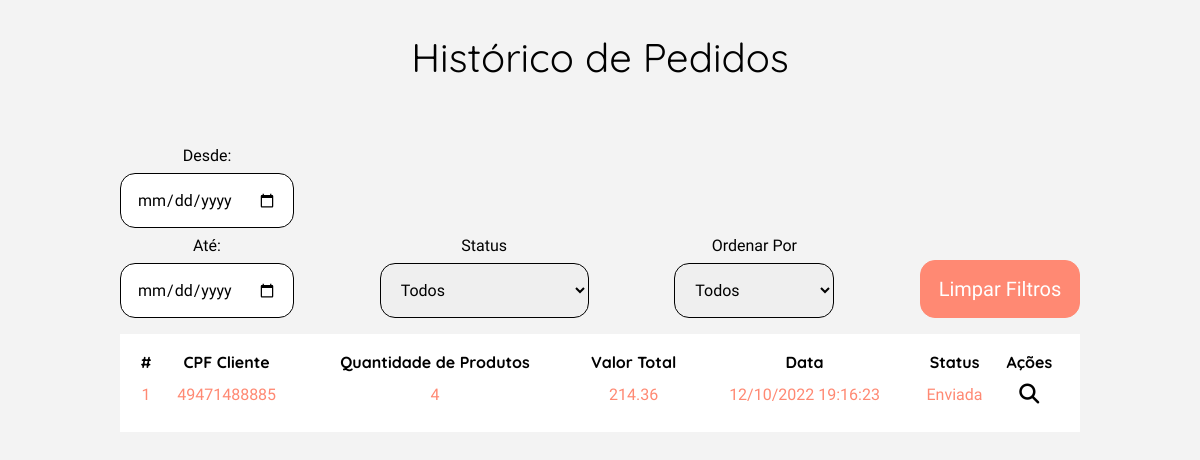
The app's page /view/listPedidos.php with its own data.
### tables this page shows
CREATE TABLE IF NOT EXISTS `adm_venda` (
  `id_venda` INT NOT NULL AUTO_INCREMENT,
  `id_cliente` INT NOT NULL,
  `id_pagamento` INT NOT NULL,
  `valor_desconto_total` DOUBLE NOT NULL,
  `data_venda` DATETIME NOT NULL DEFAULT CURRENT_TIMESTAMP COMMENT 'data e hora do registro',
  `valor_venda_total` DOUBLE NOT NULL,
  `quant_produto_total` INT NOT NULL,
  `id_status` INT NOT NULL,
  `id_carrinho` INT NOT NULL,
  PRIMARY KEY (`id_venda`),
  CONSTRAINT `fk_id_pagamento`
    FOREIGN KEY (`id_pagamento`)
    REFERENCES `user_forma_pagamento` (`id_pagamento`)
    ON UPDATE CASCADE,
  CONSTRAINT `fk1_id_cliente`
    FOREIGN KEY (`id_cliente`)
    REFERENCES `user_cliente` (`id_cliente`)
    ON UPDATE CASCADE,
  CONSTRAINT `fk_adm_venda_venda_status1`
    FOREIGN KEY (`id_status`)
    REFERENCES `venda_status` (`id_status`)
    ON DELETE NO ACTION
    ON UPDATE CASCADE,
  CONSTRAINT `fk_adm_venda_user_carrinho1`
    FOREIGN KEY (`id_carrinho`)
    REFERENCES `user_carrinho` (`id_carrinho`)
    ON DELETE NO ACTION
    ON UPDATE RESTRICT);

CREATE TABLE IF NOT EXISTS `user_cliente` (
  `id_cliente` INT NOT NULL AUTO_INCREMENT,
  `nome_cliente` VARCHAR(300) NOT NULL COMMENT 'nome do cliente',
  `email_cliente` VARCHAR(300) NOT NULL COMMENT 'email do cliente',
  `cpf_cliente` VARCHAR(18) NOT NULL COMMENT 'cpf do cliente',
  `telefone_cliente` VARCHAR(18) NOT NULL COMMENT 'telefone do cliente',
  `telefoneFixo_cliente` VARCHAR(14) NOT NULL COMMENT 'telefone fixo do cliente',
  `genero_cliente` INT(1) NOT NULL COMMENT '1 - feminino; 0 - masculino; 2 - não informar',
  `senha_cliente` VARCHAR(256) NOT NULL COMMENT 'senha em sha256',
  `data_nasc_cliente` DATE NOT NULL COMMENT 'data de nascimente',
  `data_reg_cliente` DATETIME NOT NULL DEFAULT CURRENT_TIMESTAMP COMMENT 'data e hora do registro',
  `status` INT(1) NOT NULL COMMENT '1 - ativo; 0 - inativo',
  PRIMARY KEY (`id_cliente`)
);

CREATE TABLE IF NOT EXISTS `venda_status` (
  `id_status` INT NOT NULL AUTO_INCREMENT,
  `status_venda` VARCHAR(60) NOT NULL,
  `data_reg_status` DATETIME NOT NULL DEFAULT CURRENT_TIMESTAMP,
  PRIMARY KEY (`id_status`));

### model/conexao.class.php (called while the page is built, shortened)
<?php
class Conexao{
    public function __construct(){
        try{
            $this->pdo = new PDO("mysql:dbname=2ucase_bd3;host=localhost","root","");
        }catch(PDOException $e){
            echo "Erro com banco de dados: " . $e->getMessage() . "<br>";
            exit();
        }catch(Exception $e){
            echo "Erro generico: " . $e->getMessage() . "<br>";
            exit();
        }
    }
}
?>

### model/Manager.class.php (called while the page is built, shortened)
<?php
require_once 'Conexao.class.php';
class Manager extends Conexao {
	public function listClient($table, $columnName) {
        $cmd = $this->pdo->query("SELECT * FROM {$table} ORDER by {$columnName} DESC");
        $res = $cmd->fetchAll(PDO::FETCH_ASSOC);
        return $res;
	}
    public function getInfo($table, $columnName, $id) {
		$sql = "SELECT * FROM $table WHERE {$columnName} = :id";
		$statement = $this->pdo->prepare($sql);
		$statement->bindValue(":id", $id);
		$statement->execute();
		return $statement->fetchAll();
	}
}

### view/listPedidos.php (the view, shortened to what this page needs)
<?php
require_once "../model/Manager.class.php";
$manager = new Manager();
$resultPedidos = $manager->listClient('adm_venda', 'id_venda');
?>
<!DOCTYPE html>
<html lang="pt-br">
<head>
    <?php require_once "../config/config.php"; ?>
    <link rel="stylesheet" href="../assets/css/pedidos.css">
</head>
<body id="body-margin">
    <main class="container-produto">
        <h1>Histórico de Pedidos</h1>
        <section class="container-tabela-filter">
            <section class="container-filters">
                <div class="box-data box-filter">
                    <label for="input-data">Desde:</label>
                    <input type="date" name="input-data" id="input-data-start">
                    <label for="input-data">Até:</label>
                    <input type="date" name="input-data" id="input-data-end">
                </div>
                <?php
                $resultPedidoStatusCategoria = $manager->listClient('venda_status', 'id_status');
                ?>
                <div class="box-status box-filter">
                    <label for="select-status">Status</label>
                    <select id="select-status" oninput="redirectStatus()" name="select-status">
                        <option>Todos</option>
                    </select>
                </div>
                <div class="box-ordem box-filter">
                    <label for="select-ordem">Ordenar Por</label>
                    <select id="select-ordem" oninput="redirectOrdem()" name="select-ordem">
                        <option>Todos</option>
                    </select>
                </div>
                <div class="container-clean-filters box-filter">
                    <button id="btn-clean-filters" onclick="cleanFilters()">
                        Limpar Filtros
                    </button>
                </div>
            </section>
            <section class="container-tabela">
                <table class="table-clientes">
                    <tr>
                        <th>#</th>
                        <th>CPF Cliente</th>
                        <th>Quantidade de Produtos</th>
                        <th>Valor Total</th>
                        <th>Data</th>
                        <th>Status</th>
                        <th>Ações</th>
                    </tr>
                    <?php
                    if (count($resultPedidos) > 0) :
                        for ($i = 0; $i < count($resultPedidos); $i++) :
                            $resultCliente = $manager->getInfo('user_cliente', 'id_cliente', $resultPedidos[$i]['id_cliente']);
                            $resultPedidoStatus = $manager->getInfo('venda_status', 'id_status', $resultPedidos[$i]['id_status']);
                            if (count($resultCliente) > 0) :
                                for ($j = 0; $j < count($resultCliente); $j++) :
                                    if (count($resultPedidoStatus) > 0) :
                                        for ($k = 0; $k < count($resultPedidoStatus); $k++) :
                                            $timestampVenda = strtotime($resultPedidos[$i]['data_venda']);
                                            $newDateVenda = date("d/m/Y H:i:s", $timestampVenda);
                    ?>
                                            <tr>
                                                <td><?= $resultPedidos[$i]['id_venda'] ?></td>
                                                <td><?= $resultCliente[$j]['cpf_cliente'] ?></td>
                                                <td><?= $resultPedidos[$i]['quant_produto_total'] ?></td>
                                                <td><?= $resultPedidos[$i]['valor_venda_total'] ?></td>
                                                <td><?= $newDateVenda ?></td>
                                                <td><?= $resultPedidoStatus[$k]['status_venda'] ?></td>
                                                <td id="btn-actions">
                                                    <button id="search-client" onclick="window.location.href='./DetailsPedidos.php?id=<?= $resultPedidos[$i]['id_venda'] ?>'">
                                                        <i class="fa-solid fa-magnifying-glass"></i>
                                                    </button>
                                                </td>
                                            </tr>
                    <?php
                                        endfor;
                                    endif;
                                endfor;
                            endif;
                        endfor;
                    endif;
                    ?>
                </table>
            </section>
        </section>
    </main>
</body>
</html>

### assets/css/pedidos.css (style rules this page uses)
.container-produto { display: flex; flex-direction: column; align-items: center; justify-content: center; gap: 4rem; margin-top: 2rem; }
.container-tabela-filter { display: flex; flex-direction: column; align-items: center; width: 60rem; }
.container-filters { display: flex; justify-content: space-between; width: 100%; align-items: flex-end; }
.box-filter { display: flex; flex-direction: column; gap: .5rem; align-items: center; }
.box-filter select, .box-filter input[type="month"] { padding: 1rem; border-radius: 15px; min-width: 10rem; border: 1px solid #000; }
.container-tabela { width: 100%; background-color: #ffff; margin-top: 1rem; }
.container-tabela .table-clientes { width: 100%; padding: 1rem; }
.table-clientes tr td { text-align: center; }
#btn-actions button { padding: .5rem; background-color: transparent; border: none; }
#btn-actions #search-client i { cursor: pointer; }

### records on screen
adm_venda: id_venda "1", id_cliente.cpf_cliente "49471488885", quant_produto_total "4", valor_venda_total "214.36", data_venda "12/10/2022 19:16:23", id_status.status_venda "Enviada"
